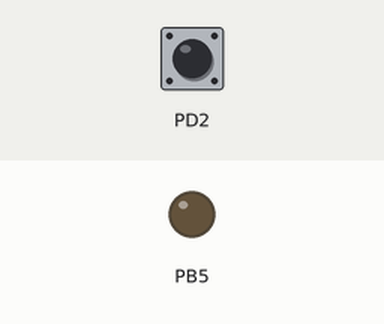
This program was run on a simulated ATmega328P, built with avr-gcc and emulated at 8 MHz. On the bench: output pins drawn as LEDs (lit = HIGH). Inputs (shaded band) come from the test bench; at power-on: PD2 HIGH.

Above: at 1.2 s.
1.3 s: PD2 pulled LOW for 0.15 s
At 2.5 s:
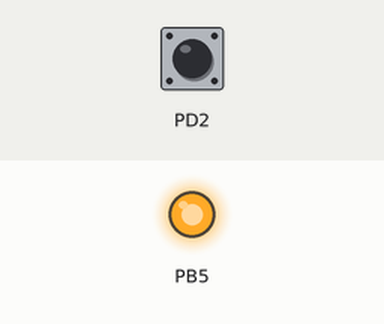
2.9 s: PD2 pulled LOW for 1 s
At 3.7 s:
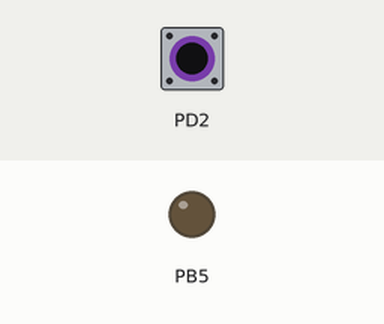
5.4 s: PD2 pulled LOW for 3.2 s
At 6.8 s:
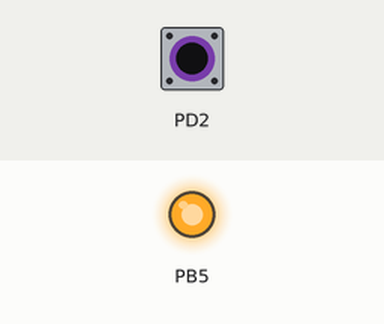
Timing chart, 0 to 8.4 s (numbered marks = the images above; inputs shaded):
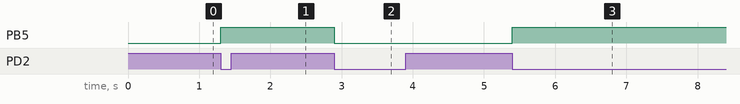

Measured:
- after the input at 1.3 s, PB5: LOW → HIGH at once
- after the input at 2.9 s, PB5: HIGH → LOW at once
- after the input at 5.4 s, PB5: LOW → HIGH at once

The program:

main.c
```c
/*
 * Assignment 2B C code.c
 *
 * Created: 3/9/2019 3:59:29 PM
 * Author : Mat Tomljenovic
 */
	#define F_CPU 8000000UL
	#include <avr/io.h>
	#include <avr/interrupt.h>
	#include <util/delay.h>
	int main()
	{
		DDRB = (1 << PB5); //PB5 as an output
		PORTD = 1<<2;      //pull-up activated
		EICRA = 0x2;       //make INT0 falling edge triggered
		EIMSK = (1<<INT0); //enable external interrupt 0
		sei();             //enable interrupts
		while(1);          //wait here
		{
			PORTB = 0x00; //turn LED off
		}

	}
	ISR (INT0_vect) //ISR for external interrupt 0
	{
		PORTB ^= (1<<5); //toggle PORTB5
		_delay_ms(150);  //delay of 1.2 sec
	}
```
